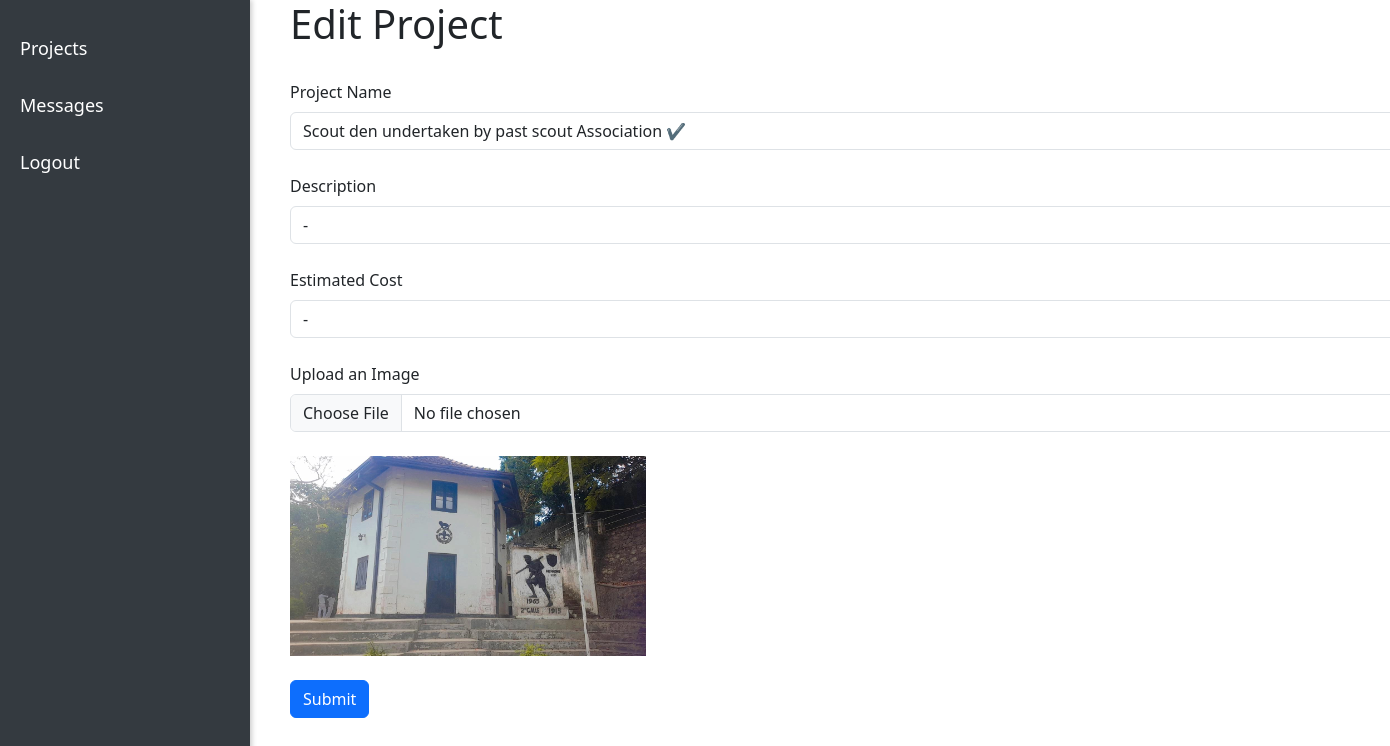
/pages/edit-project.php?id=3, run on the app's committed database.
### tables this page shows
CREATE TABLE `projects` (
  `id` int NOT NULL,
  `name` text NOT NULL,
  `description` text NOT NULL,
  `cost` text NOT NULL,
  `img` text NOT NULL
);

### pages/edit-project.php (the view, shortened to what this page needs)
<!DOCTYPE html>
<html lang="en">
<head>
    <link href="https://cdn.jsdelivr.net/npm/bootstrap@5.3.3/dist/css/bootstrap.min.css" rel="stylesheet">
</head>
<body>
  <?php include('../components/verticalNavbar.php'); ?>
  <div class="container " style="margin-left: 20vw">
    <h1>Edit Project</h1><br>
    <form class="form" action="../data/edit-project.php" method="POST" enctype="multipart/form-data">
    <?php
    $id = $_GET['id'];
    include('../data/conn.php');
    $sql = "SELECT * FROM projects WHERE id = '$id'";
    $result = mysqli_query($conn, $sql);
    $row = mysqli_fetch_assoc($result)
    ?>
    <label class="form-label">Project Name</label>
    <input class="form-control" type="text" name="name" value="<?php echo $row['name']; ?>" required><br>
    <label class="form-label">Description</label>
    <input class="form-control" type="text" name="description" value="<?php echo $row['description']; ?>" required><br>
    <label class="form-label">Estimated Cost</label>
    <input class="form-control" type="text" name="cost" value="<?php echo $row['cost']; ?>" required><br>
    <label class="form-label">Upload an Image</label>
    <input class="form-control" type="file" name="image"><br>
    <img src="../img/<?php echo $row['img']; ?>" width="auto" height="200px" value="<?php echo $row['img']; ?>"><br><br>
    <button type="submit" class="btn btn-primary">Submit</button>
    </form>
  </div>
</body>
</html>

### data on the page
projects: name "Scout den undertaken by past scout Association ✔", description "-", cost "-", img (picture)
